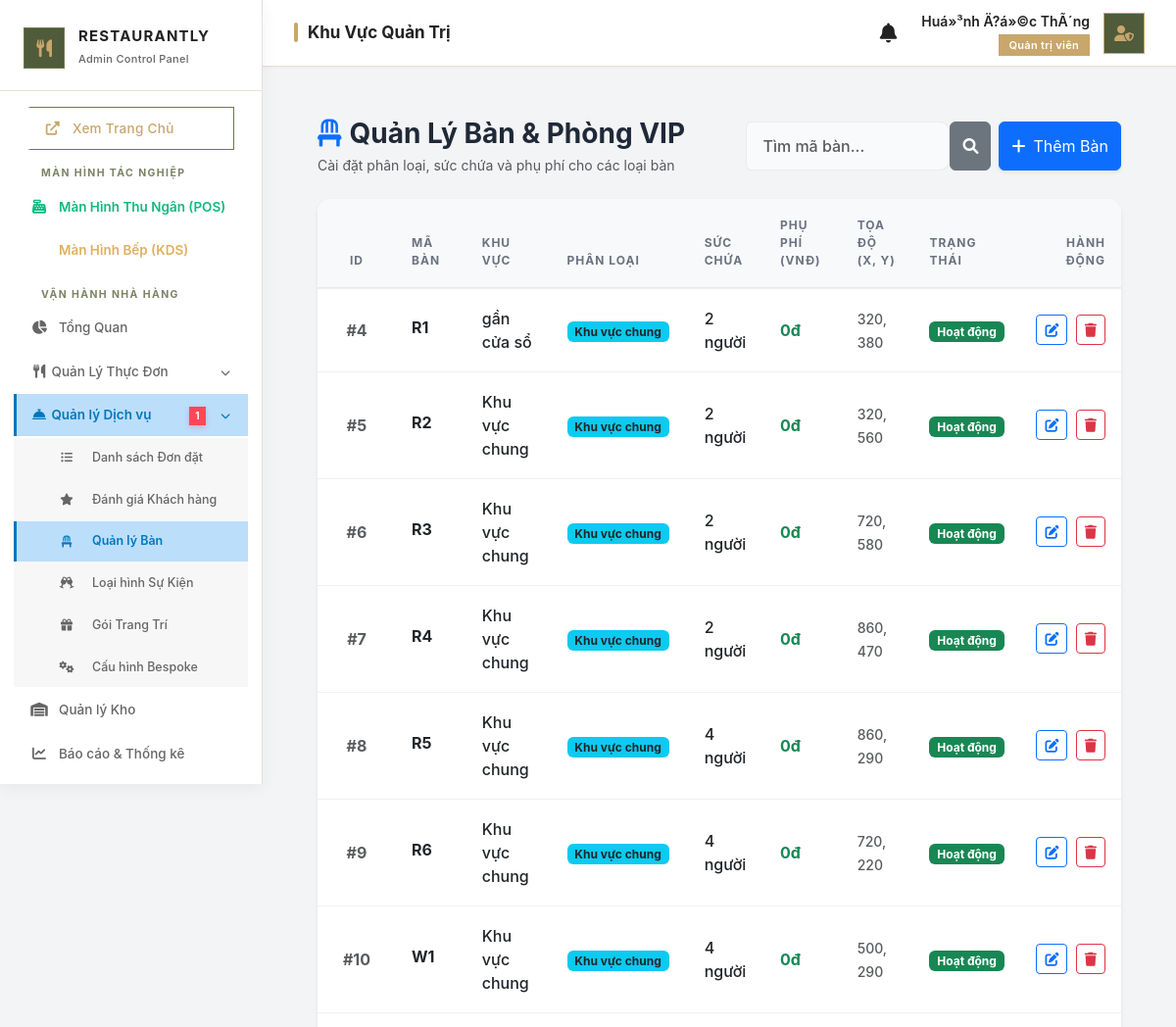
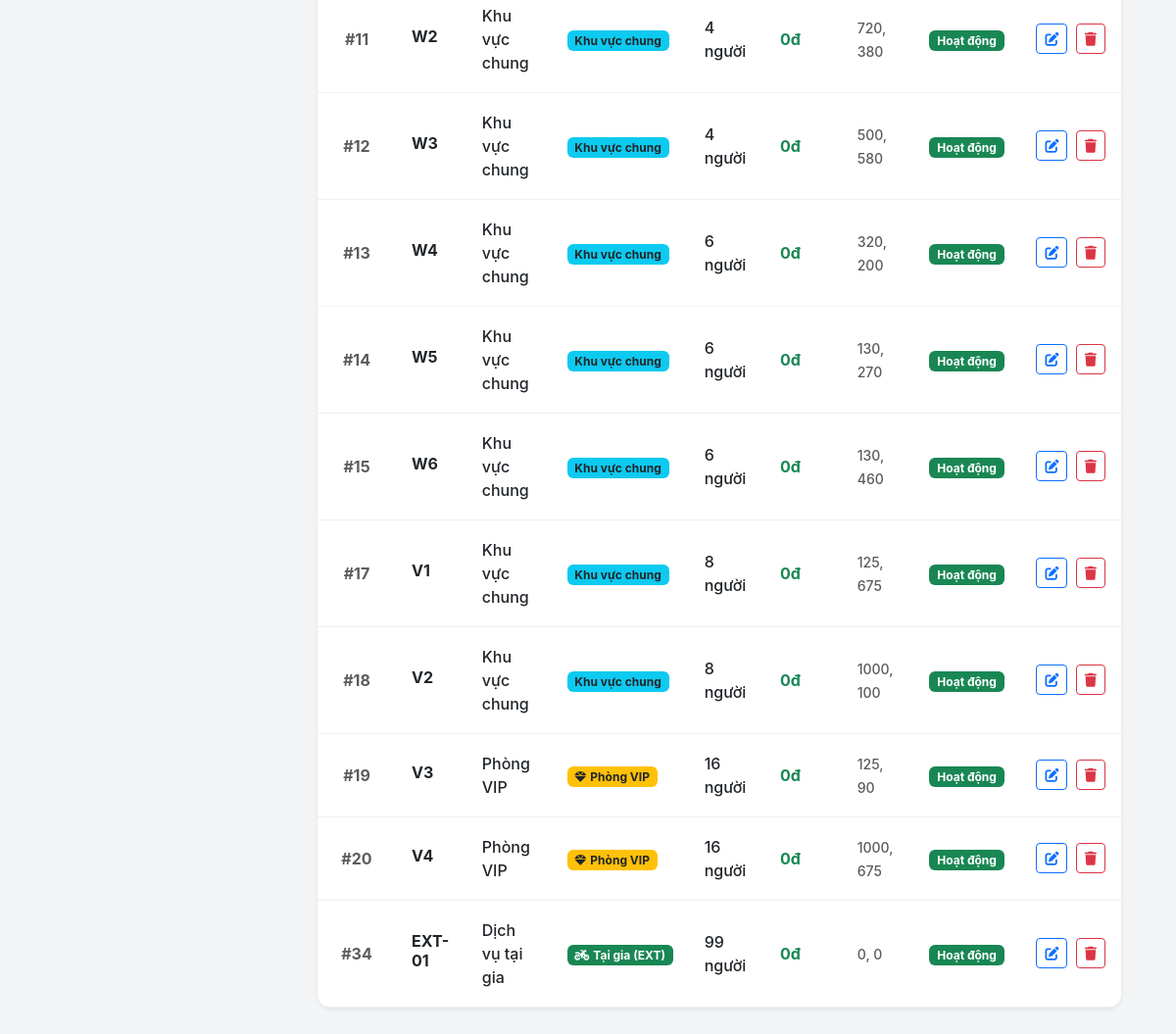
Page /admin/controllers/manage_tables.php (signed in) on the committed database (2 pictures, top to bottom).
### tables this page shows
CREATE TABLE `restaurant_tables` (
  `id` int(11) NOT NULL AUTO_INCREMENT,
  `table_code` varchar(20) NOT NULL,
  `table_number` varchar(10) DEFAULT NULL,
  `room_type` varchar(50) DEFAULT NULL,
  `category` enum('open','room','external') NOT NULL DEFAULT 'open',
  `capacity` int(11) DEFAULT 16,
  `price` decimal(15,2) DEFAULT 0.00,
  `status` varchar(20) DEFAULT 'available',
  `is_available` tinyint(1) DEFAULT 1,
  `pos_x` int(11) DEFAULT 0,
  `pos_y` int(11) DEFAULT 0,
  PRIMARY KEY (`id`)
);

### admin/controllers/manage_tables.php (the view, shortened to what this page needs)
<?php
$db = (new Database())->getConnection();
$search = $_GET['search'] ?? '';
$page = isset($_GET['page']) ? max(1, (int)$_GET['page']) : 1;
$limit = 20;
$offset = ($page - 1) * $limit;
$where_sql = "";
$params = [];
$sql = "SELECT * FROM restaurant_tables $where_sql ORDER BY id ASC LIMIT $limit OFFSET $offset";
$stmt = $db->prepare($sql);
$stmt->execute($params);
$tables = $stmt->fetchAll(PDO::FETCH_ASSOC);
include '../../public/admin_layout_header.php';
?>
<link rel="stylesheet" href="../../public/assets/admin/css/admin-style.css">
<div class="content-wrapper p-4">
    <div class="d-flex justify-content-between align-items-center mb-4 flex-wrap gap-3">
        <div>
            <h3 class="fw-bold m-0"><i class="fas fa-chair me-2 text-primary"></i>Quản Lý Bàn & Phòng VIP</h3>
            <div class="small text-muted mt-1">Cài đặt phân loại, sức chứa và phụ phí cho các loại bàn</div>
        </div>
        <div class="d-flex gap-2 flex-wrap">
            <form method="GET" class="d-flex" style="width: 250px;">
                <input type="text" name="search" class="form-control rounded-start" placeholder="Tìm mã bàn..." value="<?= htmlspecialchars($search) ?>">
                <button type="submit" class="btn btn-secondary rounded-end"><i class="fas fa-search"></i></button>
            </form>
            <button class="btn btn-primary shadow-sm" data-bs-toggle="modal" data-bs-target="#addModal">
                <i class="fas fa-plus me-2"></i>Thêm Bàn
            </button>
        </div>
    </div>
    <div class="card border-0 shadow-sm" style="border-radius:14px; overflow:hidden;">
        <div class="table-responsive">
            <table class="table table-hover align-middle mb-0">
                <thead class="table-light">
                    <tr>
                        <th width="80" class="text-center">ID</th>
                        <th>Mã Bàn</th>
                        <th>Khu Vực</th>
                        <th>Phân Loại</th>
                        <th>Sức Chứa</th>
                        <th>Phụ Phí (VNĐ)</th>
                        <th>Tọa độ (X, Y)</th>
                        <th>Trạng Thái</th>
                        <th width="100" class="text-end">Hành động</th>
                    </tr>
                </thead>
                <tbody>
                    <?php foreach($tables as $t): ?>
                    <tr>
                        <td class="text-center fw-bold text-muted">#<?= $t['id'] ?></td>
                        <td>
                            <h6 class="mb-1 fw-bold"><?= htmlspecialchars($t['table_code']) ?></h6>
                        </td>
                        <td><?= htmlspecialchars($t['room_type']) ?></td>
                        <td>
                            <?php if($t['category'] == 'room'): ?>
                                <span class="badge bg-warning text-dark"><i class="fas fa-gem me-1"></i>Phòng VIP</span>
                            <?php elseif($t['category'] == 'external'): ?>
                                <span class="badge bg-success text-white"><i class="fas fa-motorcycle me-1"></i>Tại gia (EXT)</span>
                            <?php else: ?>
                                <span class="badge bg-info text-dark">Khu vực chung</span>
                            <?php endif; ?>
                        </td>
                        <td><?= $t['capacity'] ?> người</td>
                        <td><strong class="text-success"><?= number_format($t['price']) ?>đ</strong></td>
                        <td><span class="text-muted small"><?= $t['pos_x'] ?>, <?= $t['pos_y'] ?></span></td>
                        <td>
                            <?php if($t['status'] == 'available'): ?>
                                <span class="badge bg-success">Hoạt động</span>
                            <?php else: ?>
                                <span class="badge bg-secondary"><?= htmlspecialchars($t['status']) ?></span>
                            <?php endif; ?>
                        </td>
                        <td class="text-end text-nowrap">
                            <button class="btn btn-sm btn-outline-primary me-1" onclick="editTable(<?= htmlspecialchars(json_encode($t)) ?>)" title="Sửa">
                                <i class="fas fa-edit"></i>
                            </button>
                            <a href="?delete=<?= $t['id'] ?>" class="btn btn-sm btn-outline-danger" onclick="return confirm('Xóa bàn này?');" title="Xóa">
                                <i class="fas fa-trash"></i>
                            </a>
                        </td>
                    </tr>
                    <?php endforeach; ?>
                </tbody>
            </table>
        </div>
    </div>
</div>
<?php include '../../public/admin_layout_footer.php'; ?>

### public/assets/admin/css/admin-style.css (style rules this page uses)
:root { --gold: #e6a30b; --gold-hover: #c98c06; --gold-gradient: linear-gradient(135deg, #f5d061 0%, #e6a30b 100%); --dark: #1f2937; --light-bg: #f3f4f6; --card-bg: rgba(255, 255, 255, 0.95); --text: #1f2937; --text-muted: #6b7280; --border: rgba(0, 0, 0, 0.06); --success: #10b981; --success-light: #d1fae5; --danger: #ef4444; --danger-light: #fee2e2; --warning: #f59e0b; --warning-light: #fef3c7; --shadow-soft: 0 4px 20px rgba(0, 0, 0, 0.03); --shadow-hover: 0 12px 32px rgba(0, 0, 0, 0.08); --shadow-gold: 0 8px 24px rgba(230, 163, 11, 0.25); }
* { box-sizing: border-box; }
body { font-family: 'Inter', 'Plus Jakarta Sans', sans-serif; background-color: var(--light-bg); color: var(--text); -webkit-font-smoothing: antialiased; }
.form-control, .form-select { border-radius: 10px; border: 1px solid var(--border); padding: 12px 16px; background: #f9fafb; font-weight: 500; transition: all 0.3s ease; }
.table th { font-weight: 700; color: var(--text-muted); border-bottom: 2px solid var(--border) !important; text-transform: uppercase; font-size: 0.75rem; letter-spacing: 1px; padding: 18px 16px; }
.table td { vertical-align: middle; border-bottom: 1px solid var(--border); padding: 18px 16px; font-weight: 500; }

### public/admin_layout_header.php (style rules this page uses)
:root { --sidebar-bg: #ffffff; --sidebar-border: #e8e1d5; --topbar-bg: #ffffff; --accent-color: #C9A66B; --accent-green: #4F5B3A; --accent-green-light: #6A7A4E; --text-sidebar: #222222; --text-sidebar-muted: #666666; --text-main: #222222; --text-muted: #777777; --bg-main: #fcfcfc; --shadow-sm: 0 1px 3px rgba(0, 0, 0, 0.04); --shadow-md: 0 4px 16px rgba(0, 0, 0, 0.05); }
* { box-sizing: border-box; }
body { font-family: 'Plus Jakarta Sans', sans-serif; background-color: var(--bg-main); overflow-x: hidden; color: var(--text-main); }

### rows in the picture
restaurant_tables: id "4", table_code "R1", room_type "gần cửa sổ", category "Khu vực chung", capacity "2", price "0", pos_x "320", pos_y "380", status "Hoạt động"
restaurant_tables: id "5", table_code "R2", room_type "Khu vực chung", category "Khu vực chung", capacity "2", price "0", pos_x "320", pos_y "560", status "Hoạt động"
restaurant_tables: id "6", table_code "R3", room_type "Khu vực chung", category "Khu vực chung", capacity "2", price "0", pos_x "720", pos_y "580", status "Hoạt động"
restaurant_tables: id "7", table_code "R4", room_type "Khu vực chung", category "Khu vực chung", capacity "2", price "0", pos_x "860", pos_y "470", status "Hoạt động"
restaurant_tables: id "8", table_code "R5", room_type "Khu vực chung", category "Khu vực chung", capacity "4", price "0", pos_x "860", pos_y "290", status "Hoạt động"
restaurant_tables: id "9", table_code "R6", room_type "Khu vực chung", category "Khu vực chung", capacity "4", price "0", pos_x "720", pos_y "220", status "Hoạt động"
restaurant_tables: id "10", table_code "W1", room_type "Khu vực chung", category "Khu vực chung", capacity "4", price "0", pos_x "500", pos_y "290", status "Hoạt động"
restaurant_tables: id "11", table_code "W2", room_type "Khu vực chung", category "Khu vực chung", capacity "4", price "0", pos_x "720", pos_y "380", status "Hoạt động"
restaurant_tables: id "12", table_code "W3", room_type "Khu vực chung", category "Khu vực chung", capacity "4", price "0", pos_x "500", pos_y "580", status "Hoạt động"
restaurant_tables: id "13", table_code "W4", room_type "Khu vực chung", category "Khu vực chung", capacity "6", price "0", pos_x "320", pos_y "200", status "Hoạt động"
restaurant_tables: id "14", table_code "W5", room_type "Khu vực chung", category "Khu vực chung", capacity "6", price "0", pos_x "130", pos_y "270", status "Hoạt động"
restaurant_tables: id "15", table_code "W6", room_type "Khu vực chung", category "Khu vực chung", capacity "6", price "0", pos_x "130", pos_y "460", status "Hoạt động"
restaurant_tables: id "17", table_code "V1", room_type "Khu vực chung", category "Khu vực chung", capacity "8", price "0", pos_x "125", pos_y "675", status "Hoạt động"
restaurant_tables: id "18", table_code "V2", room_type "Khu vực chung", category "Khu vực chung", capacity "8", price "0", pos_x "1000", pos_y "100", status "Hoạt động"
restaurant_tables: id "19", table_code "V3", room_type "Phòng VIP", category "room" (drawn), capacity "16", price "0", pos_x "125", pos_y "90", status "Hoạt động"
restaurant_tables: id "20", table_code "V4", room_type "Phòng VIP", category "room" (drawn), capacity "16", price "0", pos_x "1000", pos_y "675", status "Hoạt động"
restaurant_tables: id "34", table_code "EXT-01", room_type "Dịch vụ tại gia", category "external" (drawn), capacity "99", price "0", pos_x "0", pos_y "0", status "Hoạt động"

### other values in the picture
$pending_services_count "1"
$page_titles[$current_page] "Khu Vực Quản Trị"
$_SESSION['username'] "Huá»³nh Ä?á»©c ThÃ´ng"
